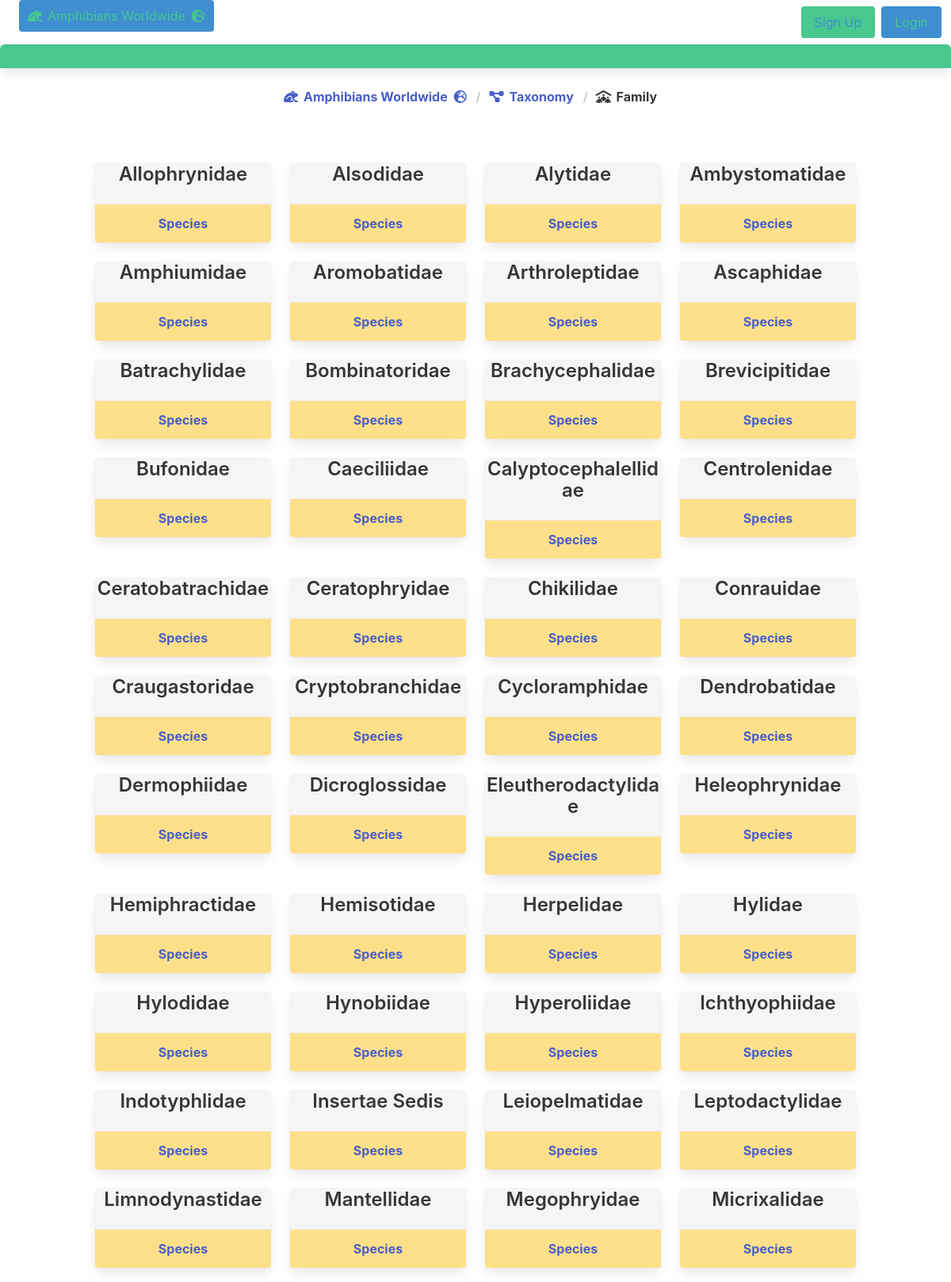
/home/search/tax_family (upper part), run on the app's committed database.
### home/models.py (models this page shows, shortened)
class Family(models.Model):
    family_id = models.AutoField(primary_key=True)
    family_name = models.CharField(max_length=200)
    order = models.ForeignKey(Order_Taxon, on_delete=models.CASCADE)
    class Meta:
        managed = False
        db_table = 'family'

### home/views.py (the view)
# urls.py: path('search/tax_family', views.tax_family_view, name = 'tax_family'),
def tax_family_view(request):
    family_list = Family.objects.all().order_by('family_name')
    return render(request, 'home/search/tax_family.html', {'family_list': family_list})

### home/templates/home/search/tax_family.html (shortened to what this page needs)
{% extends 'base.html' %}
{% block content %}
<article class="panel is-success">
  <p class="panel-heading">
  </p>
</article>
<nav class="breadcrumb is-centered" aria-label="breadcrumbs">
  <ul>
    <li><a href="{% url 'home:index' %}"><span class="icon is-small">
          <i class="fa-solid fa-frog"></i>
        </span>
        <span><strong>Amphibians Worldwide</strong></span>
        <span class="icon is-small">
          <i class="fa-solid fa-earth-europe"></i>
        </span></a></li>
    <li><a href="{% url 'home:taxonomy' %}" aria-current="page"><span class="icon is-small">
          <i class="fa-solid fa-diagram-project"></i>
        </span>
        <span><strong>Taxonomy</strong>
        </span></a></li>
    <li class="is-active"><a href="#" aria-current="page"><span class="icon is-small">
          <i class="fa-solid fa-people-roof"></i>
        </span>
        <span><strong>Family</strong>
        </span></a></li>
  </ul>
</nav>
<section class="section">
  <div class="container">
    <div class="columns is-multiline  is-mobile">
      {% for family in family_list %}
      <div class="column is-one-quarter has-text-centered">
        <div class="card csscard csscard-nav has-background-light">
          <div class='content'>
            <p class='title is-4'>{{ family.family_name }}</p>
          </div>
          <footer class='card-footer has-background-warning'>
            <a href="{% url 'home:species_family' family_id=family.family_id %}"
              class="card-footer-item"><strong>Species</strong></a>
          </footer>
        </div>
      </div>
      {% endfor %}
    </div>
</section>
{% endblock %}

### static/home/css/myui.css (style rules this page uses)
.csscard-nav { max-height: 300px; }

### data on the page
Family: family_name "Allophrynidae"
Family: family_name "Alsodidae"
Family: family_name "Alytidae"
Family: family_name "Ambystomatidae"
Family: family_name "Amphiumidae"
Family: family_name "Aromobatidae"
Family: family_name "Arthroleptidae"
Family: family_name "Ascaphidae"
Family: family_name "Batrachylidae"
Family: family_name "Bombinatoridae"
Family: family_name "Brachycephalidae"
Family: family_name "Brevicipitidae"
Family: family_name "Bufonidae"
Family: family_name "Caeciliidae"
Family: family_name "Calyptocephalellidae"
Family: family_name "Centrolenidae"
Family: family_name "Ceratobatrachidae"
Family: family_name "Ceratophryidae"
Family: family_name "Chikilidae"
Family: family_name "Conrauidae"
Family: family_name "Craugastoridae"
Family: family_name "Cryptobranchidae"
Family: family_name "Cycloramphidae"
Family: family_name "Dendrobatidae"
Family: family_name "Dermophiidae"
Family: family_name "Dicroglossidae"
Family: family_name "Eleutherodactylidae"
Family: family_name "Heleophrynidae"
Family: family_name "Hemiphractidae"
Family: family_name "Hemisotidae"
Family: family_name "Herpelidae"
Family: family_name "Hylidae"
Family: family_name "Hylodidae"
Family: family_name "Hynobiidae"
Family: family_name "Hyperoliidae"
Family: family_name "Ichthyophiidae"
Family: family_name "Indotyphlidae"
Family: family_name "Insertae Sedis"
Family: family_name "Leiopelmatidae"
Family: family_name "Leptodactylidae"
Family: family_name "Limnodynastidae"
Family: family_name "Mantellidae"
Family: family_name "Megophryidae"
Family: family_name "Micrixalidae"
